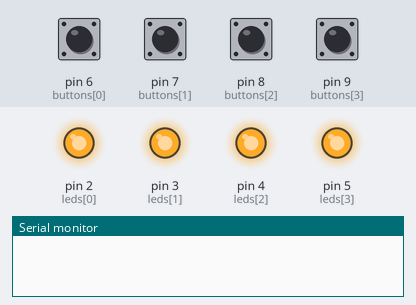
Simulated run of this sketch. Board: Arduino Uno, built with avr-gcc and run on an emulated ATmega328P. On the bench: output pins drawn as LEDs (lit = HIGH), the last lines printed to the serial monitor. Inputs (shaded band) come from the test bench; at power-on: pin 6 (buttons[0]), pin 7 (buttons[1]), pin 8 (buttons[2]), pin 9 (buttons[3]) HIGH. Random numbers use the default seed unless the sketch sets one.

Above: at 1.2 s.
1.3 s: pin 6 (buttons[0]) pulled LOW for 0.15 s
At 2.7 s:
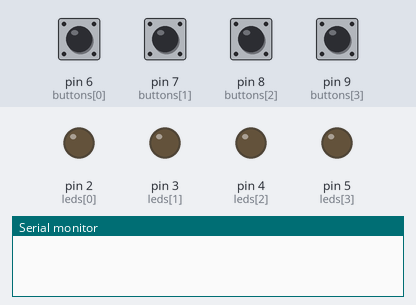
3.8 s: pin 7 (buttons[1]) pulled LOW for 1 s
At 4.6 s:
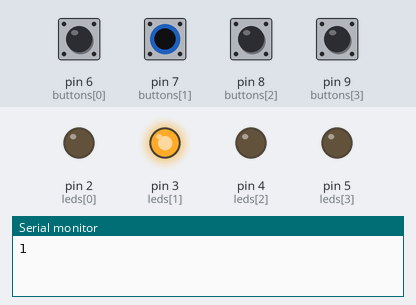
6.3 s: pin 8 (buttons[2]) pulled LOW for 0.15 s
At 7.2 s:
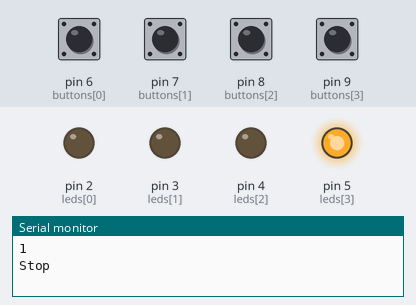
8.8 s: pin 9 (buttons[3]) pulled LOW for 0.15 s
Timing chart, 0 to 33.5 s (numbered marks = the images above; inputs shaded):
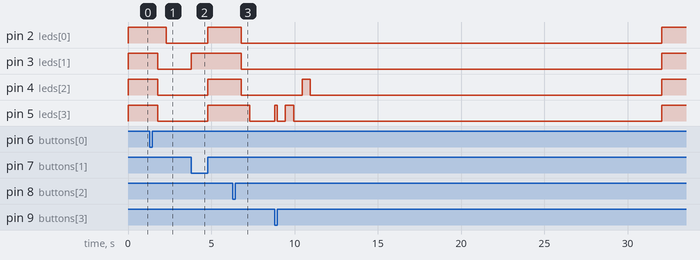

The sketch:

SimonGame2.ino
```cpp
#define DL 500
#define BtnDL 10000
#define afterBtnInputDL 300

// YRGB
int buttons[] = {6, 7, 8, 9}; //The four button input pins
int leds[] = {2, 3, 4, 5};  // LED pins

int sequence[100];
int largestIndex = -1;
int index = -1;


bool GAMEOVER;
int currentMillis, previousMillis;

void setup() {
    for(int pin=0; pin<4; pin++)
    {
      pinMode(leds[pin], OUTPUT);
    }

    for(int pin=0; pin<4; pin++)
    {
      pinMode(buttons[pin], INPUT_PULLUP);
    }
    Serial.begin(9600);

    GAMEOVER = true;
    randomSeed(analogRead(A0)); // initializes the pseudo-random number generator
}

void loop() {

    // Press any button to Start
    if(GAMEOVER) {
      allOn();
      GAMEOVER = !(started());
    }

    // Game Started
    else {
      delay(DL);
      allOff();

      addToSequence();
      showSequence();
      allOff();

      int pins[largestIndex];
      for(int i = 0; i <= largestIndex; i++)
      {
          delay(afterBtnInputDL);
          Serial.println(largestIndex + 1);
          pins[i] = waitForButton(BtnDL);
          Serial.println("Stop");
      }
      Serial.println();

      GAMEOVER = checkSequence(pins);

      if(GAMEOVER)
        ResetGameState();
    }
}

// Turns all the LEDs off.
void allOff()
{
  for(int pin = 0; pin < 4; pin++)
  {
    digitalWrite(leds[pin], LOW);
  }
}

// Turns all the LEDs on.
void allOn()
{
  for(int pin = 0; pin < 4; pin++)
  {
    digitalWrite(leds[pin], HIGH);
  }
}

// Checks for buttonPress before Starting
bool started()
{
     for(int pin = 0; pin < 4; pin++)
     {
        if(digitalRead(buttons[pin]) == LOW)
        {
          return true;
        }
     }

     return false;
}

// Adds a new leds[] index to sequence[]
void addToSequence()
{
    sequence[++largestIndex] = random(0, 4);
}

// Blinks all leds[] with index sequence[i]
void showSequence()
{
    for (int i = 0; i <= largestIndex; i++)
    {
        digitalWrite(leds[sequence[i]], HIGH);
        delay(DL);
        digitalWrite(leds[sequence[i]], LOW);
        delay(DL);
    }
}

// Returns the position of Button pressed (0, 1, 2, or 3) or -1 if no button is pressed in the time period.
int waitForButton(int del)
{
  int buttonPressed = -1;
  int input;
  boolean buttonBackUp = false;

  currentMillis = millis();     // The number of ms since the program started running
  previousMillis = currentMillis;   // Records the point when we start spinning the loop.

  // Keep spinning the loop until "delay" seconds have passed.
  while (currentMillis - previousMillis < del && buttonBackUp == false)
  {
    // Read the button and record when it has been pushed down.
    for(int pin = 0; pin < 4 && buttonBackUp == false; pin++)
    {
      if(digitalRead(buttons[pin]) == LOW)
      {
        buttonPressed = pin;

        // Show the LED pushed.
        digitalWrite(leds[pin], HIGH);

        // It is possible the button is still being pushed.
        // This loop spins until the button is let up.
        while (currentMillis - previousMillis < del && buttonBackUp == false)
        {
          input = digitalRead(buttons[pin]);
          if(input == HIGH)
          {
            buttonBackUp = true;
          }
          currentMillis = millis();
        }

        // Turn the LED pushed off.
        digitalWrite(leds[pin], LOW);

        // See if they took to long.
        if(currentMillis - previousMillis > del)
        {
          buttonPressed = -1; // They took to long to let the button up so they lose.
        }
      }
    }

    currentMillis = millis();
  }
  return buttonPressed;
}

// Compares pins[] with sequence[]
bool checkSequence(int pins[])
{
    for(int i = 0; i <=largestIndex; i++)
    {
        if(pins[i] != sequence[i])
            return true; // Gameover
    }
    return false;
}

// Resets Global Variables
void ResetGameState()
{
    largestIndex = -1;
    index = -1;
}
```

Measured:
- after the input at 1.3 s, pin 2 (leds[0]): HIGH → LOW after 1.0 s; pin 3 (leds[1]), pin 4 (leds[2]), pin 5 (leds[3]): HIGH → LOW after 0.50 s
- after the input at 3.8 s, pin 2 (leds[0]), pin 4 (leds[2]), pin 5 (leds[3]): LOW → HIGH after 1.0 s; pin 3 (leds[1]): LOW → HIGH at once
- after the input at 6.3 s, pin 2 (leds[0]), pin 3 (leds[1]), pin 4 (leds[2]): HIGH → LOW after 0.50 s; pin 5 (leds[3]): HIGH → LOW after 1.0 s
